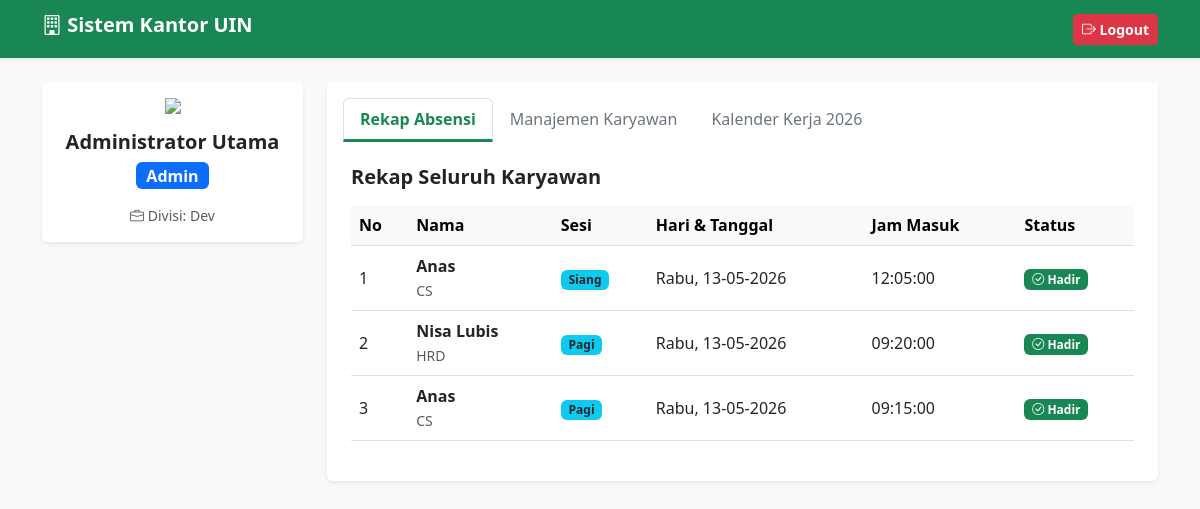
/dashboard.php (signed in), run on the app's committed database.
### tables this page shows
CREATE TABLE `absensi` (
  `id_absen` int(11) NOT NULL,
  `username` varchar(50) DEFAULT NULL,
  `tanggal` date DEFAULT NULL,
  `jenis_absen` enum('Pagi','Siang','Sore') DEFAULT NULL,
  `jam_masuk` time DEFAULT NULL,
  `keterangan` enum('Hadir','Izin','Sakit') DEFAULT 'Hadir'
);

CREATE TABLE `users` (
  `id` int(11) NOT NULL,
  `username` varchar(50) NOT NULL,
  `password` varchar(255) NOT NULL,
  `role` enum('Admin','HR','Karyawan','Pendiri') NOT NULL,
  `nama_lengkap` varchar(100) DEFAULT NULL,
  `divisi` varchar(50) DEFAULT NULL
);

### config.php (called while the page is built, shortened)
<?php
class Database {
    private $host = "localhost";
    private $user = "root";
    private $pass = "";
    private $db   = "db_absensi";
    public function __construct() {
        $this->conn = new mysqli($this->host, $this->user, $this->pass, $this->db);
    }
}
?>

### auth.php (called while the page is built, shortened)
<?php
require_once 'config.php';
class Auth extends Database {
    public function getRekap($role, $username = null) {
        if ($role == 'Admin' || $role == 'Pendiri') {
            return $this->conn->query("SELECT absensi.*, users.nama_lengkap, users.role as user_role, users.divisi FROM absensi JOIN users ON absensi.username = users.username ORDER BY tanggal DESC, jam_masuk DESC");
        } else {
            return $this->conn->query("SELECT * FROM absensi WHERE username = '$username' ORDER BY tanggal DESC, jam_masuk DESC");
        }
    }
}
?>

### dashboard.php (the view, shortened to what this page needs)
<?php
require_once 'auth.php';
$auth = new Auth();
?>
<!DOCTYPE html>
<html lang="id">
<head>
    <link href="https://cdn.jsdelivr.net/npm/bootstrap@5.3.0/dist/css/bootstrap.min.css" rel="stylesheet">
    <link rel="stylesheet" href="https://cdn.jsdelivr.net/npm/bootstrap-icons@1.10.5/font/bootstrap-icons.css">
</head>
<body class="bg-light">
    <nav class="navbar navbar-dark bg-success shadow-sm mb-4">
        <div class="container">
            <span class="navbar-brand h1 fw-bold"><i class="bi bi-building"></i> Sistem Kantor UIN</span>
            <a href="logout.php" class="btn btn-danger btn-sm fw-bold"><i class="bi bi-box-arrow-right"></i> Logout</a>
        </div>
    </nav>
    <div class="container">
        <div class="row">
            <div class="col-md-3">
                <div class="card text-center shadow-sm mb-4 border-0">
                    <div class="card-body">
                        <img src="https://cdn-icons-png.flaticon.com/512/3135/3135715.png" width="80" class="mb-3">
                        <h5 class="fw-bold"><?=$_SESSION['nama']?></h5>
                        <p class="badge bg-primary fs-6"><?=$_SESSION['role']?></p>
                        <?php if ($_SESSION['role'] != 'Pendiri'): ?>
    <p class="text-muted small mb-0"><i class="bi bi-briefcase"></i> Divisi: <?= isset($_SESSION['divisi']) ? $_SESSION['divisi'] : '-' ?></p>
<?php endif; ?>
                    </div>
                </div>
            </div>
            <div class="col-md-9">
                <div class="card shadow-sm border-0">
                    <div class="card-header bg-white pt-3 pb-0 border-0">
                        <ul class="nav nav-tabs border-0" id="myTab" role="tablist">
                            <li class="nav-item"><button class="nav-link active" data-bs-toggle="tab" data-bs-target="#absen">Rekap Absensi</button></li>
                            <?php if($_SESSION['role'] == 'Admin' || $_SESSION['role'] == 'Pendiri'): ?>
                            <li class="nav-item"><button class="nav-link" data-bs-toggle="tab" data-bs-target="#karyawan">Manajemen Karyawan</button></li>
                            <?php endif; ?>
                            <li class="nav-item"><button class="nav-link" data-bs-toggle="tab" data-bs-target="#kalender">Kalender Kerja 2026</button></li>
                        </ul>
                    </div>
                    <div class="card-body p-4 tab-content">
                        <div class="tab-pane fade show active" id="absen">
                            <h5 class="fw-bold mb-3"><?=($_SESSION['role'] == 'Admin' || $_SESSION['role'] == 'Pendiri') ? "Rekap Seluruh Karyawan" : "Riwayat Absensi Saya"?></h5>
                            <div class="table-responsive">
                                <table class="table table-hover align-middle">
                                    <thead class="table-light"><tr>
                                        <th>No</th>
                                        <?php if($_SESSION['role'] == 'Admin' || $_SESSION['role'] == 'Pendiri') echo "<th>Nama</th>"; ?>
                                        <th>Sesi</th><th>Hari & Tanggal</th><th>Jam Masuk</th><th>Status</th>
                                    </tr></thead>
                                    <tbody>
                                        <?php
                                        $rekap = $auth->getRekap($_SESSION['role'], $_SESSION['username']); $no=1;
                                        $daftar_hari = ['Sunday'=>'Minggu','Monday'=>'Senin','Tuesday'=>'Selasa','Wednesday'=>'Rabu','Thursday'=>'Kamis','Friday'=>'Jumat','Saturday'=>'Sabtu'];
                                        while($row = $rekap->fetch_assoc()): ?>
                                        <tr>
                                            <td><?=$no++?></td>
                                            <?php if($_SESSION['role'] == 'Admin' || $_SESSION['role'] == 'Pendiri') echo "<td><b>{$row['nama_lengkap']}</b><br><small class='text-muted'>{$row['divisi']}</small></td>"; ?>
                                            <td><span class="badge bg-info text-dark"><?=$row['jenis_absen']?></span></td>
                                            <td><?=$daftar_hari[date('l', strtotime($row['tanggal']))]?>, <?=date('d-m-Y', strtotime($row['tanggal']))?></td>
                                            <td><?=$row['jam_masuk']?></td>
                                            <td><span class="badge bg-success"><i class="bi bi-check-circle"></i> <?=$row['keterangan']?></span></td>
                                        </tr>
                                        <?php endwhile; ?>
                                    </tbody>
                                </table>
                            </div>
                        </div>
                    </div>
                </div>
            </div>
        </div>
    </div>
</body>
</html>

### dashboard.php (style rules this page uses)
.nav-tabs .nav-link.active { font-weight: bold; color: #198754; border-bottom: 3px solid #198754; }
.nav-tabs .nav-link { color: #6c757d; }

### data on the page
absensi: users.nama_lengkap "Anas", users.divisi "CS", jenis_absen "Siang", tanggal "Rabu", tanggal "13-05-2026", jam_masuk "12:05:00", keterangan "Hadir"
absensi: users.nama_lengkap "Nisa Lubis", users.divisi "HRD", jenis_absen "Pagi", tanggal "Rabu", tanggal "13-05-2026", jam_masuk "09:20:00", keterangan "Hadir"
absensi: users.nama_lengkap "Anas", users.divisi "CS", jenis_absen "Pagi", tanggal "Rabu", tanggal "13-05-2026", jam_masuk "09:15:00", keterangan "Hadir"

### other printed values
$_SESSION['nama'] "Administrator Utama"
$_SESSION['role'] "Admin"
$_SESSION['divisi'] "Dev"
